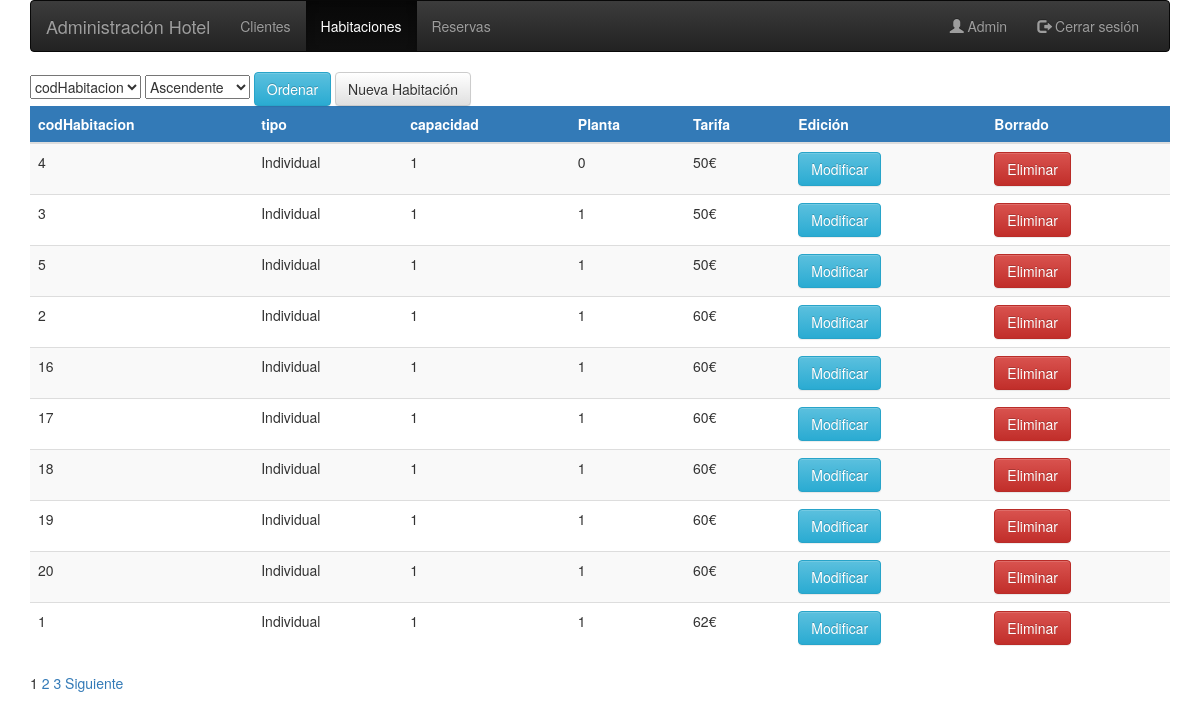
Screenshot of /administracion/adminHabitaciones.php (signed in) with the database file from the repository.
### tables this page shows
CREATE TABLE `habitacion` (
  `codHabitacion` int(10) NOT NULL,
  `tipo` varchar(16) NOT NULL,
  `capacidad` int(11) NOT NULL,
  `planta` int(1) NOT NULL,
  `tarifa` double NOT NULL
);

### administracion/listaHabitaciones.php (the view, shortened to what this page needs)
<?php
  if ($_SESSION['logueadoAdmin']){
    try {
      $conexion = new PDO("mysql:host=localhost;dbname=hotel;charset=utf8", "root");
    } catch (PDOException $e) {
      echo "No se ha podido establecer conexión con el servidor de bases de datos.<br>";
      die ("Error: " . $e->getMessage());
    }
    $consultaTotal = $conexion->query("SELECT * FROM habitacion");
    $totalFilas = $consultaTotal->rowCount();
    $TAMANO_PAGINA = 10;
    $pagina = $_REQUEST["pagina"];
    if (!isset($pagina)) {
       $inicio = 0;
       $pagina = 1;
    }
    else {
       $inicio = ($pagina - 1) * $TAMANO_PAGINA;
    }
    $totalPaginas = ceil($totalFilas / $TAMANO_PAGINA);
    $orderBy = "ORDER BY tipo, capacidad, planta, tarifa";
    $orden = $_REQUEST["orden"];
    $tipoOrden = $_REQUEST["tipoOrden"];
    if (!empty($tipoOrden)) {
      $orderBy .= " " . $tipoOrden;
    }else{
      $orderBy .= " ASC";
    }
    $consulta = $conexion->query("SELECT * FROM habitacion " . $orderBy . " LIMIT " . $inicio . "," . $TAMANO_PAGINA);
    $opcionesOrden = array();
    $opcionesOrden["codHabitacion"] = "codHabitacion";
    $opcionesOrden["tipo"] = "Tipo";
    $opcionesOrden["capacidad"] = "Capacidad";
    $opcionesOrden["planta"] = "Planta";
    $opcionesOrden["tarifa"] = "Tarifa";
    $tiposOrden = array();
    $tiposOrden["asc"] = "Ascendente";
    $tiposOrden["desc"] = "Descendente";
  ?>
  <div class="ordenar">
    <select name="orden">
       <?php
           foreach ($opcionesOrden as $clave => $valor) {
             $selected = "";
             echo "<option ". $selected ." value='" . $clave . "'>" . $valor . "</option>\n";
           }
       ?>
    </select>
    <select name="tipoOrden">
      <?php
          foreach ($tiposOrden as $clave => $valor) {
            $selected = "";
            echo "<option ". $selected ." value='" . $clave . "'>" . $valor . "</option>\n";
          }
      ?>
    </select>
    <button type="button" class="btn btn-info btn-ordenar">Ordenar</button>
    <button id="nuevo" class="btn btn-default">Nueva Habitación</button>
  </div>
  <table id="tabladatos" class="table table-striped table-hover" data-orden="<?=$orden?>" data-tipo-orden="<?=$tipoOrden?>">
    <thead>
      <tr class="bg-primary">
        <th>codHabitacion</th>
        <th>tipo</th>
        <th>capacidad</th>
        <th>Planta</th>
        <th>Tarifa</th>
        <th>Edición</th>
        <th>Borrado</th>
      </tr>
    </thead>
    <tbody>
      <?php
        while ($habitacion = $consulta->fetchObject()) {
      ?>
      <tr id="habitacion_<?=$habitacion->codHabitacion?>" data-codHabitacion="<?= $habitacion->codHabitacion ?>">
        <td class="codHabitacion"><?= $habitacion->codHabitacion ?></td>
        <td class="tipo"><?= $habitacion->tipo ?></td>
        <td class="capacidad"><?= $habitacion->capacidad ?></td>
        <td class="planta"><?= $habitacion->planta ?></td>
        <td class="tarifa"><?= $habitacion->tarifa ?>€</td>
        <td>
          <button type="button" class="btn btn-info btn-modificar">Modificar</button>
        </td>
        <td>
          <button type="button" class="btn btn-danger btn-eliminar">Eliminar</button>
        </td>
      </tr>
      <?php } ?>
    </tbody>
  </table>
  <div class="paginacion">
    <?php
      if ($totalPaginas > 1) {
        for ($i=1;$i<=$totalPaginas;$i++) {
          if ($pagina == $i){
             echo "<spam class='pagActual'> " ,$pagina , " </spam>";
          }else{
            echo '  <a href data-pagina="'.$i.'">'.$i.' </a>  ';
          }
        }
        if ($pagina != $totalPaginas){
          echo '<a href data-pagina="'.($pagina+1).'"> Siguiente</a>';
        }
      }
    ?>
  </div>
<?php
  }else{
   header("location:/administracion/login.php");
  }

### css/main.css (style rules this page uses)
body { margin: 0; }
a:link { text-decoration: none; }
a { text-decoration: none; outline: 0; }

### rows the page displays
habitacion: codHabitacion "4", tipo "Individual", capacidad "1", planta "0", tarifa "50"
habitacion: codHabitacion "3", tipo "Individual", capacidad "1", planta "1", tarifa "50"
habitacion: codHabitacion "5", tipo "Individual", capacidad "1", planta "1", tarifa "50"
habitacion: codHabitacion "2", tipo "Individual", capacidad "1", planta "1", tarifa "60"
habitacion: codHabitacion "16", tipo "Individual", capacidad "1", planta "1", tarifa "60"
habitacion: codHabitacion "17", tipo "Individual", capacidad "1", planta "1", tarifa "60"
habitacion: codHabitacion "18", tipo "Individual", capacidad "1", planta "1", tarifa "60"
habitacion: codHabitacion "19", tipo "Individual", capacidad "1", planta "1", tarifa "60"
habitacion: codHabitacion "20", tipo "Individual", capacidad "1", planta "1", tarifa "60"
habitacion: codHabitacion "1", tipo "Individual", capacidad "1", planta "1", tarifa "62"

### other values shown
$_SESSION['nombreAdmin'] "Admin"
form field orden "codHabitacion"
form field tipoOrden "Ascendente"
